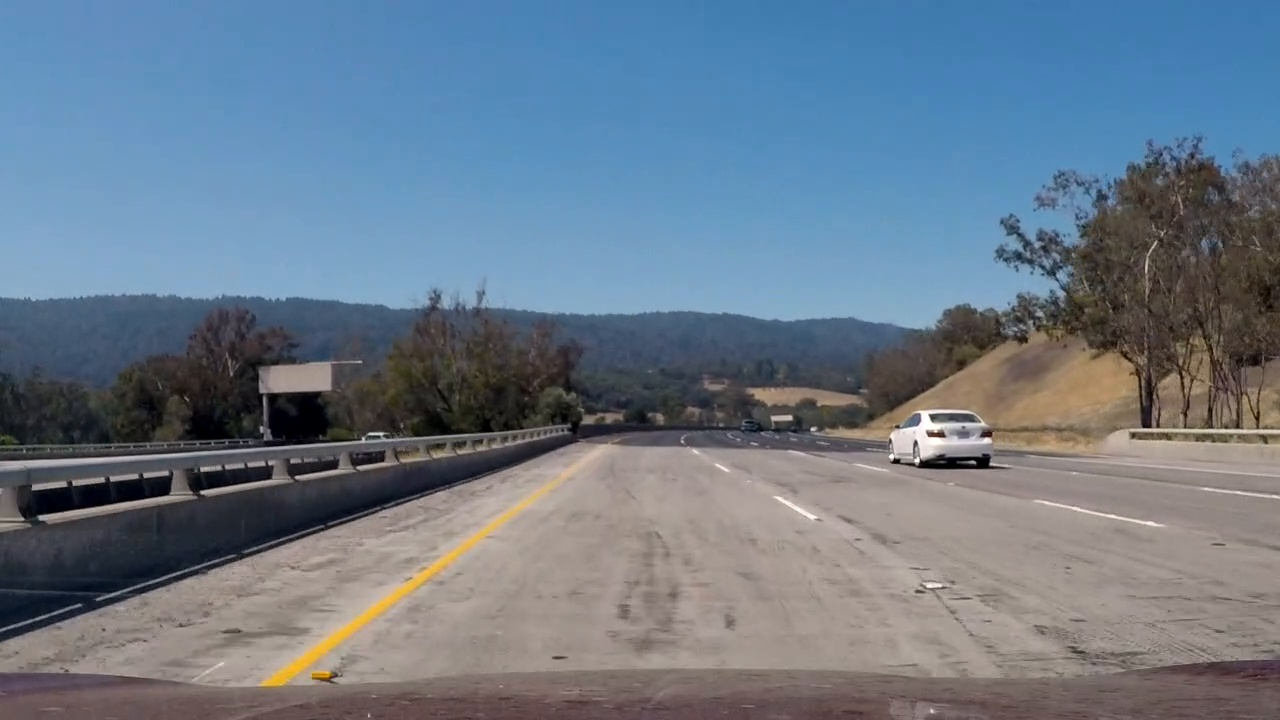
#> input picture test_images/test8.jpg, 1280 x 720 px
$ python test_pipeline.py   (older library calls are emulated)
#> lines starting #> are read from the running program, lines starting #| are printed output that depends on the picture; after the words box and inside, x2 and y2 are one past the last pixel; in counts of white or black regions, pixels touching at a corner belong together
### src/utils/image_pipeline.py
import cv2
import numpy as np

from src.utils.calibration import setup_undistort
from src.utils.gradients import abs_sobel_thresh, threshold, dir_threshold, mag_thresh

undistort = setup_undistort("calibration_matrix.p")
#> (reads src/calibration_matrix.p from the repository)
#> further down, test_img is the input picture: shape (720, 1280, 3); mean B, G, R 136.6, 121.4, 106.7


def birds_eye_view(image, debug=False):
    src = np.float32([
        [215, 706],
        [580, 460],
        [704, 460],
        [1094, 706],
    ])

    dst = np.float32([
        [320, 720],
        [320, 0],
        [960, 0],
        [960, 720],
    ])

    M = cv2.getPerspectiveTransform(src, dst)
    Minv = cv2.getPerspectiveTransform(dst, src)
    warped = warp(image, M)
    unwarped = warp(warped, Minv)

    debug_pre = None
    debug_post = None
    if debug:
        vrx = (np.array(src, np.int32)).reshape((-1, 1, 2))
        image_bgr = cv2.cvtColor(image * 255, cv2.COLOR_GRAY2BGR)
        debug_pre = cv2.polylines(image_bgr, [vrx], True, (255, 0, 0), 3)
        vrx = (np.array(dst, np.int32)).reshape((-1, 1, 2))
        warped_bgr = cv2.cvtColor(warped * 255, cv2.COLOR_GRAY2BGR)
        debug_post = cv2.polylines(warped_bgr, [vrx], True, (255, 0, 0), 3)

    return warped, unwarped, M, Minv, debug_pre, debug_post


def warp(image, M):
    return cv2.warpPerspective(image, M, image.shape[1::-1])


def pipeline(image, debug=False):
#> called with debug = True
    image_undistorted = undistort(image)
    thresholded = thresholded_binary_image(image_undistorted)
    birdseye = birds_eye_view(thresholded, debug)
    return birdseye


def thresholded_binary_image(image):
    image_lab = cv2.cvtColor(image, cv2.COLOR_BGR2LAB)
#> image_lab: shape (720, 1280, 3); mean of channels 0, 1, 2 129.4, 127.9, 119.1
    image_hls = cv2.cvtColor(image, cv2.COLOR_BGR2HLS)
#> image_hls: shape (720, 1280, 3); mean of channels 0, 1, 2 66.1, 123, 61.7
    image_lab_l = image_lab[:, :, 0]
    image_hls_h = image_hls[:, :, 0]
    image_hls_l = image_hls[:, :, 1]
    image_hls_s = image_hls[:, :, 2]

    image_lab_l_sobel_x = abs_sobel_thresh(image_lab_l, orient='x', sobel_kernel=15, thresh=(20, 60))
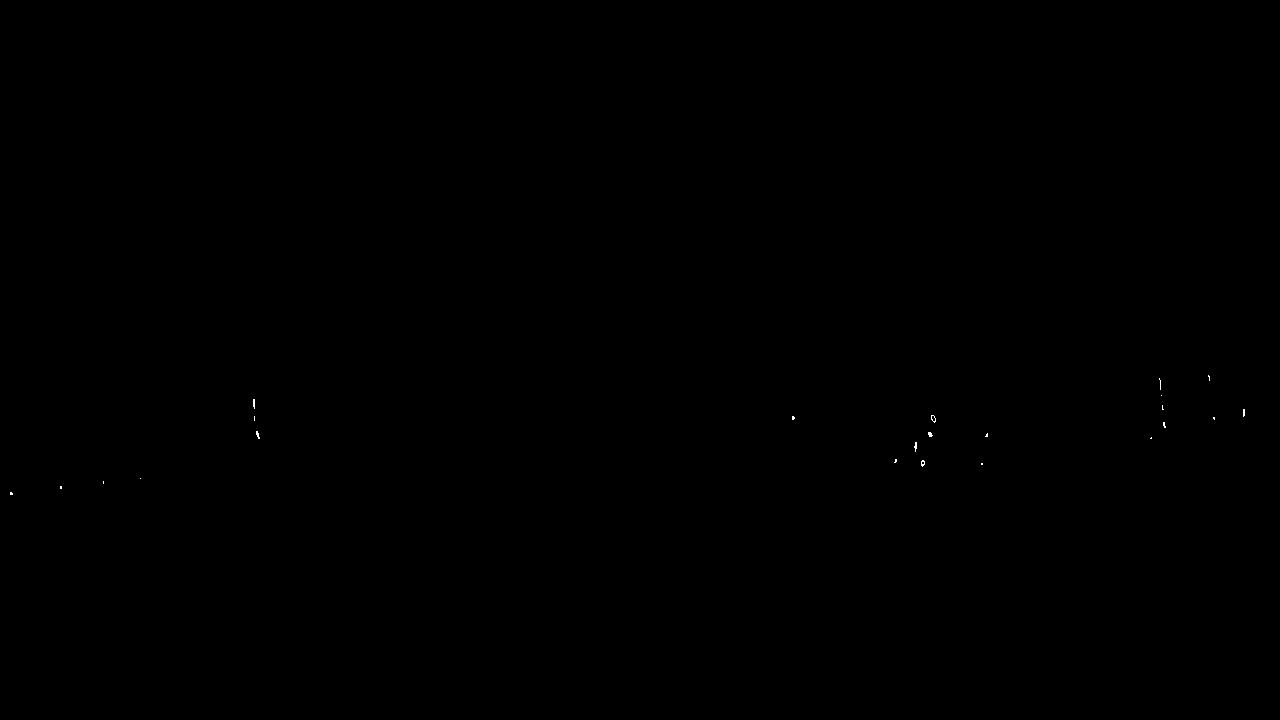
#> image_lab_l_sobel_x: shape (720, 1280); values 0 (black) and 1 (white), 0.02% white in thin lines or dots, all inside (x1, y1, x2, y2) = (10, 375, 1245, 495)

    image_lab_l_sobel_y = abs_sobel_thresh(image_lab_l, orient='y', sobel_kernel=15, thresh=(20, 120))
#> image_lab_l_sobel_y: shape (720, 1280); values 0 (black) and 1 (white), 80.8% white; 1105 black regions (495 under 20 px), largest, box (x1, y1, x2, y2) and area: (0, 294, 1280, 701) 65979, (0, 405, 574, 470) 8775, (926, 360, 1280, 452) 6869
    image_lab_l_sobel_mag = mag_thresh(image_lab_l, sobel_kernel=15, thresh=(110, 130))
#> image_lab_l_sobel_mag: shape (720, 1280); values 0 (black) and 1 (white), 0.4% white in thin lines or dots, all inside (x1, y1, x2, y2) = (0, 260, 1277, 705)
    image_lab_l_sobel_dir = dir_threshold(image_lab_l, sobel_kernel=15, thresh=(np.pi / 4, np.pi / 2))
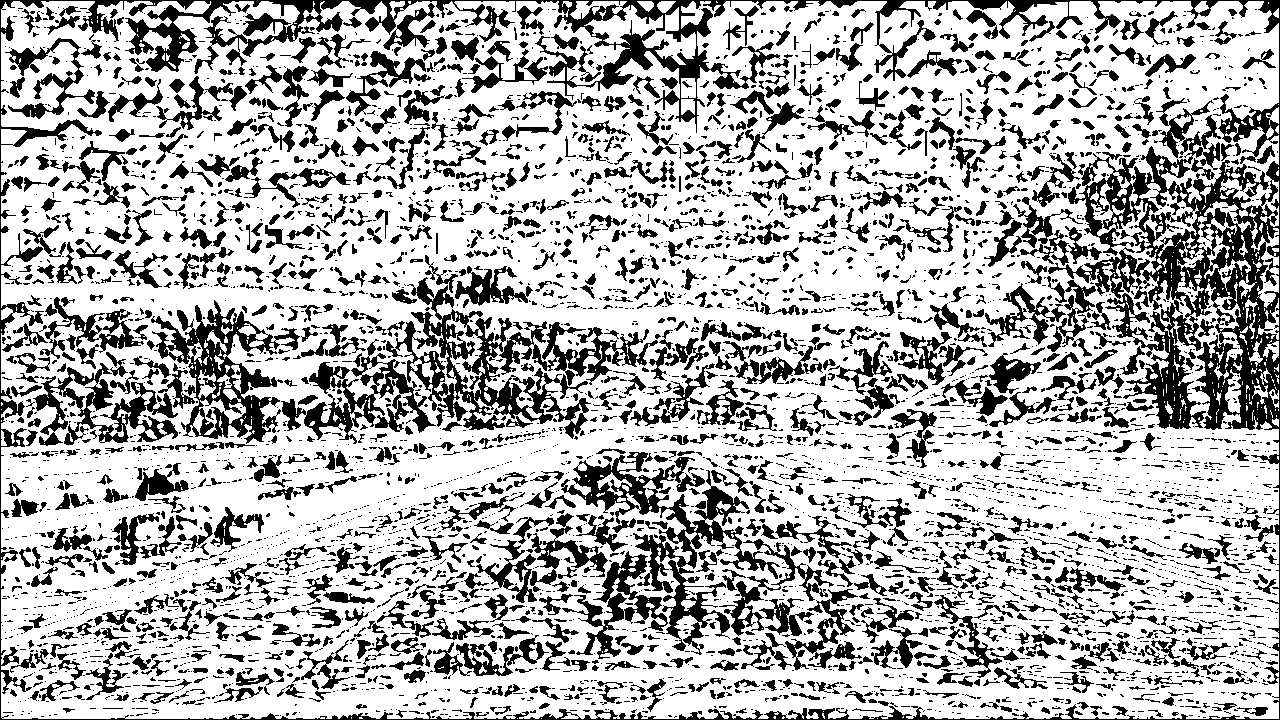
#> image_lab_l_sobel_dir: shape (720, 1280) float64; values 0 (black) and 1 (white), 70.4% white; 5190 black regions (3666 under 20 px), largest, box (x1, y1, x2, y2) and area: (0, 0, 1280, 720) 55992, (281, 277, 658, 444) 16029, (561, 452, 780, 655) 9189

    image_hls_h_white = threshold(image_hls_h, thresh=(0, 255))
#> image_hls_h_white: shape (720, 1280); every value is 1
    image_hls_l_white = threshold(image_hls_l, thresh=(200, 255))
#> image_hls_l_white: shape (720, 1280); values 0 (black) and 1 (white), 0.29% white; 29 white regions (22 under 20 px), largest, box (x1, y1, x2, y2) and area: (892, 410, 998, 459) 1807, (1047, 504, 1192, 535) 329, (774, 497, 819, 521) 206
    image_hls_s_white = threshold(image_hls_s, thresh=(0, 255))

    image_hls_h_yellow = threshold(image_hls_h, thresh=(15, 35))
#> image_hls_h_yellow: shape (720, 1280); values 0 (black) and 1 (white), 8.2% white; 406 white regions (322 under 20 px), largest, box (x1, y1, x2, y2) and area: (789, 178, 1280, 464) 34487, (342, 336, 608, 463) 13627, (234, 462, 584, 708) 8303
    image_hls_l_yellow = threshold(image_hls_l, thresh=(30, 205))
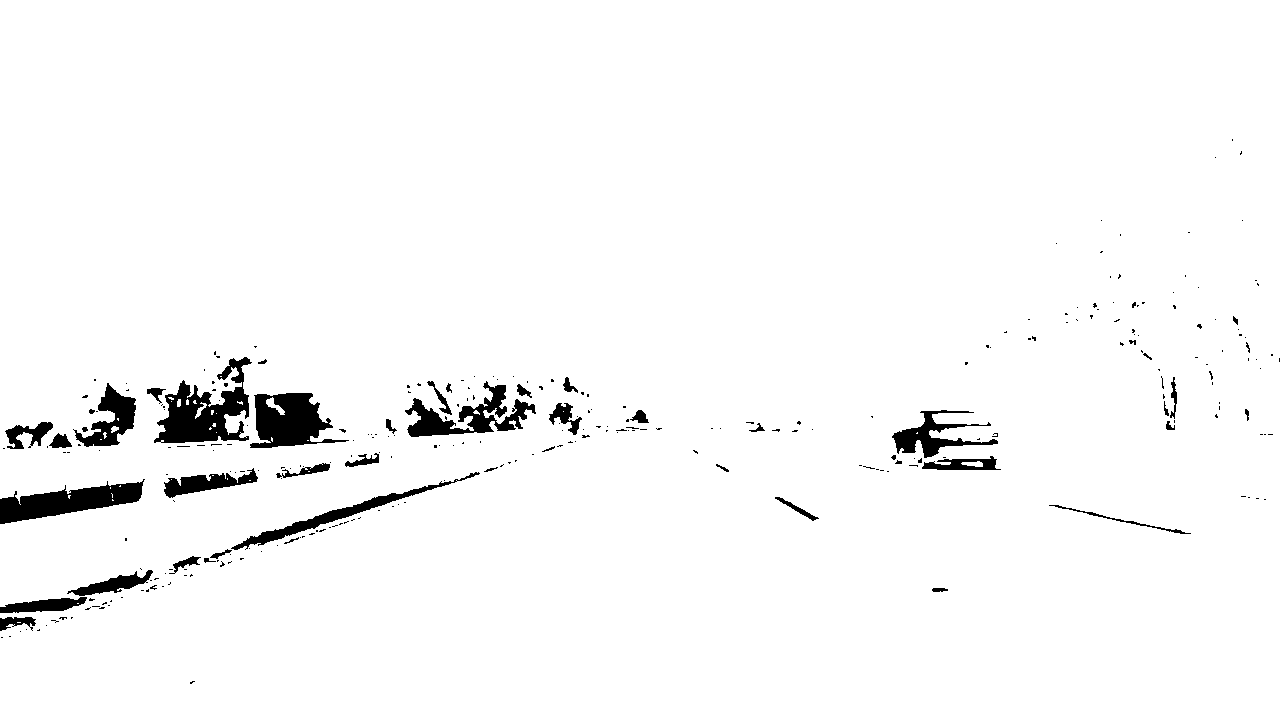
#> image_hls_l_yellow: shape (720, 1280); values 0 (black) and 1 (white), 97.1% white; 295 black regions (249 under 20 px), largest, box (x1, y1, x2, y2) and area: (154, 357, 252, 443) 3885, (250, 393, 349, 448) 3175, (0, 479, 145, 524) 3163
    image_hls_s_yellow = threshold(image_hls_s, thresh=(85, 255))
#> image_hls_s_yellow: shape (720, 1280); values 0 (black) and 1 (white), 40% white; 328 white regions (263 under 20 px), largest, box (x1, y1, x2, y2) and area: (0, 0, 1280, 323) 349181, (235, 466, 575, 706) 5158, (0, 486, 141, 524) 2345

    color_binary = np.zeros_like(image_lab_l_sobel_x)
    color_binary[
        (image_lab_l_sobel_x == 1) |
        ((image_lab_l_sobel_y == 1) & (image_lab_l_sobel_mag == 1) & (image_lab_l_sobel_dir == 1)) |
        ((image_hls_h_white == 1) & (image_hls_l_white == 1) & (image_hls_s_white == 1)) |
        ((image_hls_h_yellow == 1) & (image_hls_l_yellow == 1) & (image_hls_s_yellow == 1))
        ] = 1

    return color_binary

### src/utils/gradients.py
import numpy as np
import cv2


def minmax(x, x_abs=None):
    if x_abs is None:
        x_abs = x
    return (x - np.min(x)) / (np.max(x) - np.min(x))


def threshold(img, thresh=(0, 255)):
    mask = np.zeros_like(img)
    mask[(img >= thresh[0]) & (img <= thresh[1])] = 1
    return mask


def abs_sobel_thresh(img, orient='x', sobel_kernel=3, thresh=(0, 255)):
    if orient == 'x':
        sobel = cv2.Sobel(img, cv2.CV_64F, 1, 0, ksize=sobel_kernel)
    else:
        sobel = cv2.Sobel(img, cv2.CV_64F, 0, 1, ksize=sobel_kernel)
    sobel_abs = np.absolute(sobel)
    sobel = np.uint8(255 * minmax(sobel, sobel_abs))
    mask = np.zeros_like(sobel)
    mask[(sobel > thresh[0]) & (sobel < thresh[1])] = 1
    return mask


def mag_thresh(img, sobel_kernel=3, thresh=(0, 255)):
    sobel_x = cv2.Sobel(img, cv2.CV_64F, 1, 0, ksize=sobel_kernel)
    sobel_y = cv2.Sobel(img, cv2.CV_64F, 0, 1, ksize=sobel_kernel)
    sobel_xy = np.sqrt(sobel_x ** 2 + sobel_y ** 2)
    sobel = np.uint8(255 * minmax(sobel_xy))
    mask = np.zeros_like(sobel)
    mask[(sobel > thresh[0]) & (sobel < thresh[1])] = 1
    return mask


def dir_threshold(img, sobel_kernel=3, thresh=(0, np.pi / 2)):
    sobel_x = cv2.Sobel(img, cv2.CV_64F, 1, 0, ksize=sobel_kernel)
    sobel_y = cv2.Sobel(img, cv2.CV_64F, 0, 1, ksize=sobel_kernel)
    abs_sobel_x = np.absolute(sobel_x)
    abs_sobel_y = np.absolute(sobel_y)
    direction = np.arctan2(abs_sobel_y, abs_sobel_x)
    mask = np.zeros_like(direction)
    mask[(direction > thresh[0]) & (direction < thresh[1])] = 1
    return mask

### src/utils/calibration.py
import glob
import cv2
import numpy as np
import pickle


# [29 lines left out: functions _initialize_object_points, get_distortion_matrix, not called in this run]


def setup_undistort(calibration_matrix_path):
    distortion_matrix = pickle.load(open(calibration_matrix_path, "rb"))
    mtx = distortion_matrix["mtx"]
    dist = distortion_matrix["dist"]

    return lambda img: cv2.undistort(img, mtx, dist, None, mtx)

### src/test_pipeline.py
import cv2
import matplotlib.pyplot as plt

from src.utils.image_pipeline import undistort, birds_eye_view, pipeline

test_img = cv2.imread('../test_images/test8.jpg')

output_image, unwarped, M, Minv, d_pre, d_post = pipeline(test_img, debug=True)
#> in pipeline, `thresholded = thresholded_binary_image(image_undistorted)`: thresholded: shape (720, 1280); values 0 (black) and 1 (white), 1.1% white; 278 white regions (241 under 20 px), largest, box (x1, y1, x2, y2) and area: (235, 475, 564, 706) 4907, (892, 410, 998, 459) 1855, (1047, 504, 1192, 535) 329
#> in warp, `return cv2.warpPerspective(image, M, image.shape[1::-1])`: returned value: shape (720, 1280); values 0 (black) and 1 (white), 2.2% white; 12 white regions (4 under 20 px), largest, box (x1, y1, x2, y2) and area: (320, 222, 366, 720) 14434, (972, 67, 1004, 186) 2606, (985, 398, 1012, 503) 2140
#> in warp (call 2), `return cv2.warpPerspective(image, M, image.shape[1::-1])`: returned value: shape (720, 1280); values 0 (black) and 1 (white), 0.6% white; 13 white regions (6 under 20 px), largest, box (x1, y1, x2, y2) and area: (235, 475, 564, 705) 4891, (293, 683, 320, 694) 237, (774, 497, 819, 521) 206
#> in birds_eye_view, `debug_post = cv2.polylines(warped_bgr, [vrx], True, (255, 0, 0), 3)`:
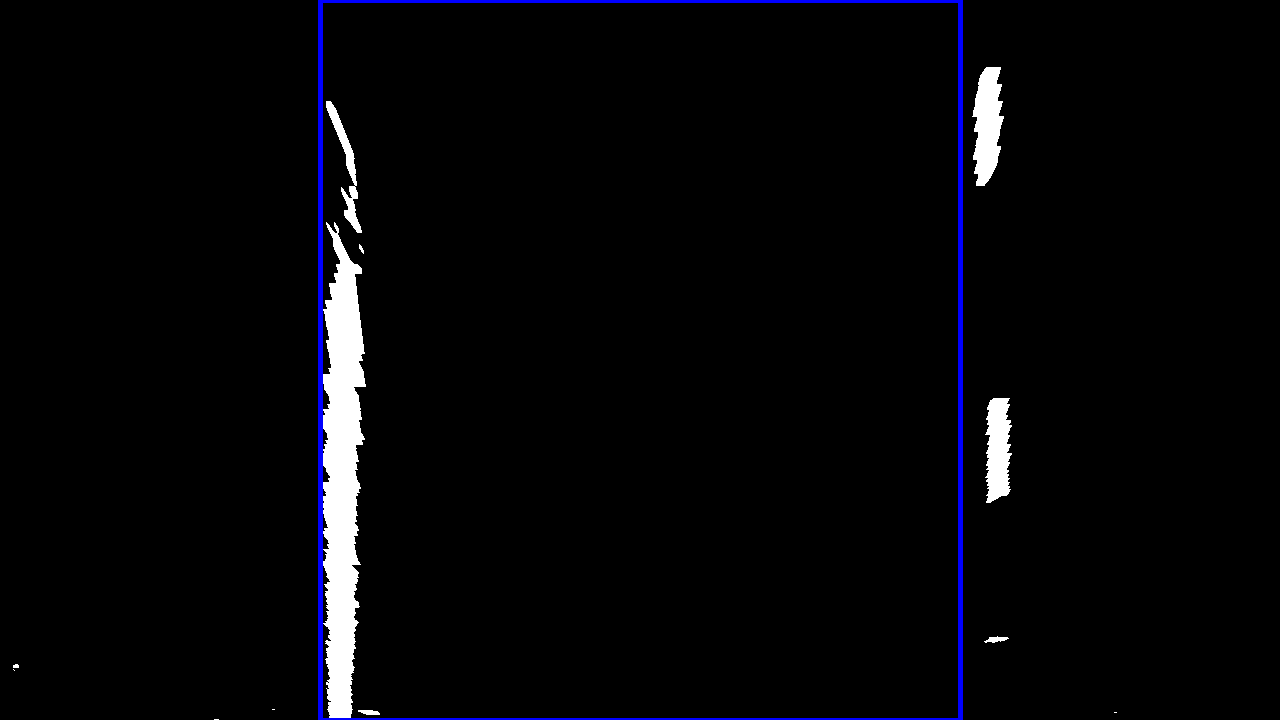
#> debug_post: shape (720, 1280, 3); mean B, G, R 8.5, 5.7, 5.7
#> in pipeline, `birdseye = birds_eye_view(thresholded, debug)`: birdseye = 6 items
#> M = [[-0.497, -1.5, 947.4], [0, -2, 919], [9.7e-19, -0.00238, 1]]; Minv = [[0.194, -0.763, 518], [2.13e-16, -0.501, 460], [4.63e-19, -0.00119, 1]]
cv2.imwrite('../output_images/test8_pipeline.jpg', output_image * 255)

f, (ax1, ax2) = plt.subplots(1, 2, figsize=(8, 4))
ax1.imshow(d_pre)
ax1.set_title('Original Image', fontsize=10)
ax2.imshow(d_post, cmap="gray")
ax2.set_title('Thresholded Binary Image', fontsize=10)
plt.show()
#> figure, not shown here; B, G, R data is drawn as R, G, B
